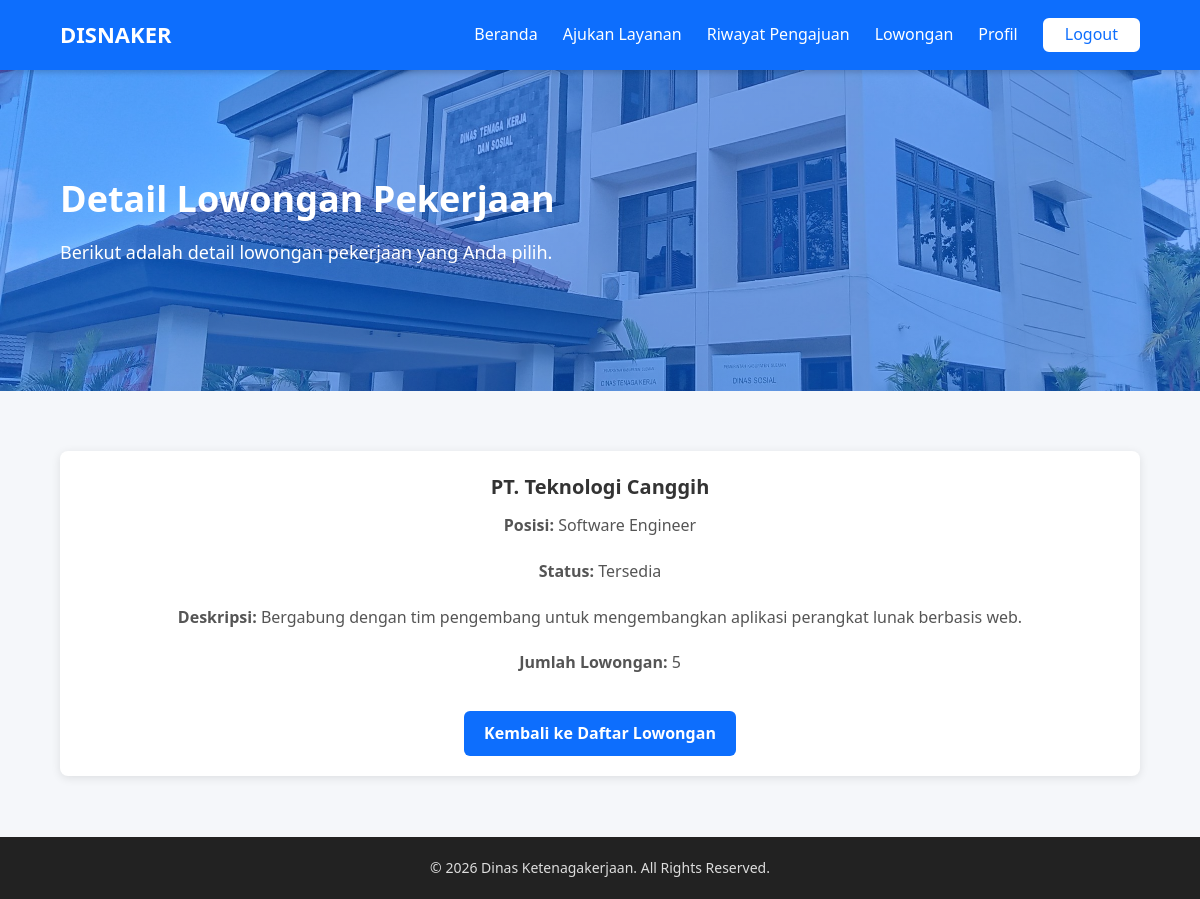
The page /user/detail_lowongan.php?id=13 (signed in) on the database its author committed.
### tables this page shows
CREATE TABLE `lowongan_kerja` (
  `id` int(11) NOT NULL,
  `perusahaan` varchar(255) DEFAULT NULL,
  `posisi` varchar(255) DEFAULT NULL,
  `status` enum('Tersedia','Kosong') DEFAULT NULL,
  `deskripsi` text DEFAULT NULL,
  `jumlah_lowongan` int(11) DEFAULT NULL
);

### user/detail_lowongan.php (the view, shortened to what this page needs)
<?php
include "../config/koneksi.php";
$id = $_GET['id'];
$query = "SELECT * FROM lowongan_kerja WHERE id = $id";
$result = mysqli_query($koneksi, $query);
$data = mysqli_fetch_array($result);
?>
<!DOCTYPE html>
<html lang="id">
<head>
    <link rel="stylesheet" href="../assets/css/index.css">
    <link rel="stylesheet" href="../assets/css/user.css">
</head>
<body>
    <?php include "../includes/navbar.php"; ?>
    <main class="main-content">
        <section class="hero">
            <div class="hero-content">
                <h2>Detail Lowongan Pekerjaan</h2>
                <p>Berikut adalah detail lowongan pekerjaan yang Anda pilih.</p>
            </div>
        </section>
        <section class="section">
            <div class="container">
                <div class="card">
                    <div class="card-header">
                        <h4><?= $data['perusahaan']; ?></h4>
                    </div>
                    <div class="card-body">
                        <p><strong>Posisi:</strong> <?= $data['posisi']; ?></p>
                        <p><strong>Status:</strong> <?= $data['status']; ?></p>
                        <p><strong>Deskripsi:</strong> <?= nl2br($data['deskripsi']); ?></p>
                        <p><strong>Jumlah Lowongan:</strong> <?= $data['jumlah_lowongan']; ?></p>
                    </div>
                    <div class="card-footer">
                        <a href="lowongan.php" class="btn-primary">Kembali ke Daftar Lowongan</a>
                    </div>
                </div>
            </div>
        </section>
    </main>
    <?php include "../includes/footer.php"; ?>
</body>
</html>

### assets/css/index.css (style rules this page uses)
* { margin: 0; padding: 0; box-sizing: border-box; font-family: "Segoe UI", Tahoma, Geneva, Verdana, sans-serif; }
html, body { height: 100%; scroll-behavior: smooth; }
body { background-color: #f5f7fa; color: #333; line-height: 1.6; display: flex; flex-direction: column; }
.container { width: 90%; max-width: 1200px; margin: auto; }
.main-content { flex: 1; padding-top: 70px; }
.hero-content { max-width: 800px; margin: 0 60px; }
.hero { background: linear-gradient(rgba(13, 110, 253, 0.5), rgba(13, 110, 253, 0.5)), url("../img/hero.jpg") center/cover no-repeat; color: #fff; text-align: left; padding: 100px 0px; }
.hero h2 { font-size: 36px; margin-bottom: 10px; }
.hero p { font-size: 18px; margin-bottom: 25px; }
.btn-primary { background-color: #ffc107; color: #000; padding: 12px 25px; border-radius: 5px; text-decoration: none; font-weight: bold; }
.section { padding: 60px 0; }
.card { background-color: #fff; padding: 25px; border-radius: 8px; box-shadow: 0 2px 10px rgba(0, 0, 0, 0.1); text-align: center; }
.card h4 { color: #0d6efd; margin-bottom: 10px; }

### assets/css/user.css (style rules this page uses)
.card { display: flex; flex-direction: column; background-color: #fff; padding: 25px; border-radius: 8px; box-shadow: 0 4px 12px rgba(0, 0, 0, 0.1); text-align: center; transition: transform 0.3s ease-in-out; }
.card h4 { color: #0d6efd; margin-bottom: 10px; }
.card p { margin-bottom: 20px; flex: 1; }
.card a { padding: 10px 20px; background-color: #0d6efd; color: white; border-radius: 6px; font-weight: bold; text-decoration: none; }
.btn-primary { display: inline-block; padding: 10px 20px; font-size: 16px; color: #fff; background-color: #007bff; border: none; border-radius: 5px; text-decoration: none; cursor: pointer; transition: background-color 0.3s ease; }
.card { width: 100%; background-color: #fff; border-radius: 8px; box-shadow: 0 2px 10px rgba(0, 0, 0, 0.1); padding: 20px; transition: transform 0.3s ease; text-align: center; }
.card-header h4 { font-size: 20px; color: #333; }
.card-body { display: flex; flex-direction: column; }
.card-body p { font-size: 16px; color: #555; }
.card-footer { margin-top: 15px; }

### rows shown on the page
lowongan_kerja: perusahaan "PT. Teknologi Canggih", posisi "Software Engineer", status "Tersedia", deskripsi "Bergabung dengan tim pengembang untuk mengembangkan aplikasi perangkat lunak berbasis web.", jumlah_lowongan "5"
